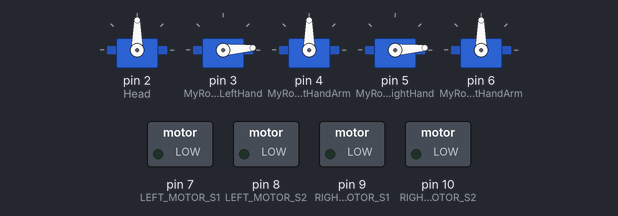
A sketch run on a simulated Arduino Uno, built with avr-gcc and run on an emulated ATmega328P. Parts: 5 × servo, switched loads named in the sketch (green lamp = pin HIGH).

Above: at 0.15 s.
At 4.97 s:
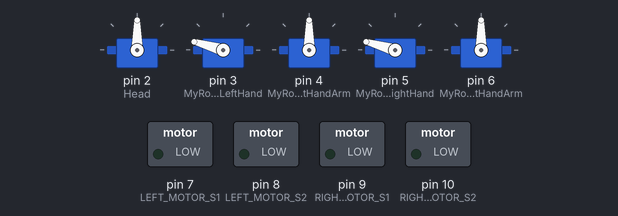
At 10.09 s:
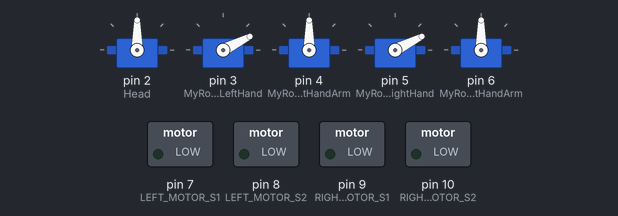
At 19.81 s:
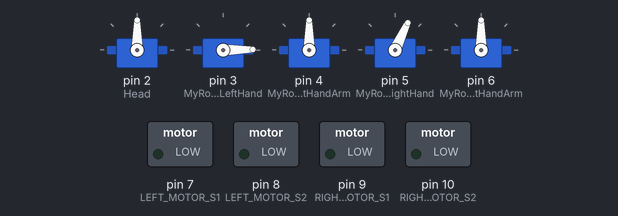
At 29.73 s:
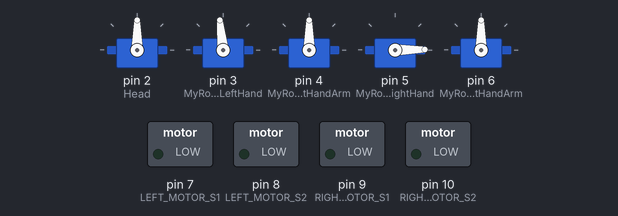
At 39.67 s:
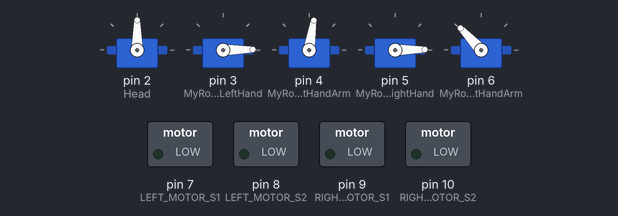
Timing chart, 0 to 40.0 s (numbered marks = the images above):
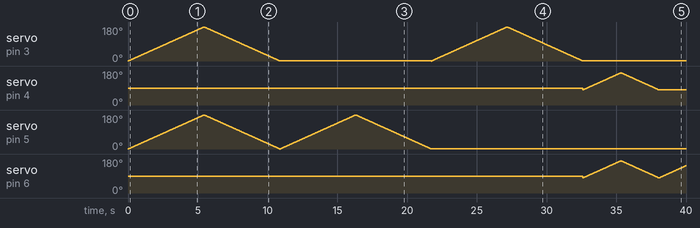

The sketch:

Servo.h.ino
```cpp
  #include <Servo.h>.
Servo MyRobotLeftHand;
Servo MyRobotLeftHandArm;
Servo MyRobotRightHand;
Servo MyRobotRightHandArm;

Servo Head;

const int LEFT_MOTOR_S1 = 7;
const int LEFT_MOTOR_S2 = 8;
const int RIGHT_MOTOR_S1 = 9;
const int RIGHT_MOTOR_S2 = 10;

const int trigPin = 12;
const int echoPin = 11;

long duration;
int distance;

void setup() {
Serial.begin(9600);
Head.attach(2);
MyRobotLeftHand.attach(3);
MyRobotLeftHandArm.attach(4);
MyRobotRightHand.attach(5);
MyRobotRightHandArm.attach(6);

pinMode(trigPin, OUTPUT);
pinMode(echoPin, INPUT);

 pinMode(LEFT_MOTOR_S1, OUTPUT);
  pinMode(LEFT_MOTOR_S2, OUTPUT);
   pinMode(RIGHT_MOTOR_S1, OUTPUT);
   pinMode(RIGHT_MOTOR_S2, OUTPUT);
}
void Automatic()
{
  //First activity
  for(int a=0;a<=180;a++)
  {
  MyRobotRightHand.write(a);
  MyRobotLeftHand.write(a);
  delay(30);
  }
  for(int a=180;a>0;a--)
  {
   MyRobotRightHand.write(a);
   MyRobotLeftHand.write(a);
   delay(30);
  }
  //Second activity
   for(int a=0;a<=180;a++)
  {
  MyRobotRightHand.write(a);
  delay(30);
  }
  for(int a=180;a>0;a--)
  {
   MyRobotRightHand.write(a);
   delay(30);
  }
  //Third activity
   for(int a=0;a<=180;a++)
  {
  MyRobotLeftHand.write(a);
  delay(30);
  }
  for(int a=180;a>0;a--)
  {
   MyRobotLeftHand.write(a);
   delay(30);
  }
  //Fourth activity
   for(int a=80;a<=170;a++)
  {
  MyRobotRightHandArm.write(a);
  MyRobotLeftHandArm.write(a);
  delay(30);
  }
  for(int a=170;a>80;a--)
  {
   MyRobotRightHandArm.write(a);
   MyRobotLeftHandArm.write(a);
   delay(30);
  }
  //Fouth activity
   for(int a=80;a<=170;a++)
  {
  MyRobotRightHandArm.write(a);

  delay(30);
  }
  for(int a=170;a>80;a--)
  {
   MyRobotRightHandArm.write(a);

   delay(30);
  }
  //Fifth activity
   for(int a=80;a<=170;a++)
  {

  MyRobotLeftHandArm.write(a);
  delay(30);
  }
  for(int a=170;a>80;a--)
  {

   MyRobotLeftHandArm.write(a);
   delay(30);
  }
}


void loop() {

Automatic();
 /*digitalWrite(trigPin, LOW);
delayMicroseconds(2);

digitalWrite(trigPin, HIGH);
delayMicroseconds(10);
digitalWrite(trigPin, LOW);

duration = pulseIn(echoPin, HIGH);

distance= duration*0.034/2;
Serial.println(distance);

/*if (distance<=50)
{
   for(int a=0;a<=90;a++)
  {
  Head.write(a);
  delay(30);
  }
  if(distance<=50)
  {
     for(int a=0;a<=90;a++)
  {
  Head.write(a);
  delay(30);
  }
  }}
  else
 digitalWrite(LEFT_MOTOR_S1,HIGH);
 digitalWrite(RIGHT_MOTOR_S2,HIGH);
 delay(500);
*/

}
```
